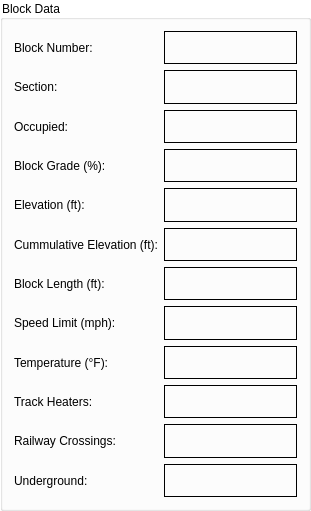
     <widget class="QGroupBox" name="groupBox_2">
      <property name="geometry">
       <rect>
        <x>670</x>
        <y>110</y>
        <width>311</width>
        <height>511</height>
       </rect>
      </property>
      <property name="styleSheet">
       <string notr="true">QGroupBox {
    background-color: white;
}
</string>
      </property>
      <property name="title">
       <string>Block Data</string>
      </property>
      <layout class="QGridLayout" name="gridLayout_39">
       <item row="6" column="0">
        <widget class="QLabel" name="label_135">
         <property name="styleSheet">
          <string notr="true">background-color: rgb(white);</string>
         </property>
         <property name="frameShape">
          <enum>QFrame::NoFrame</enum>
         </property>
         <property name="text">
          <string>Block Length (ft):</string>
         </property>
        </widget>
       </item>
       <item row="0" column="0">
        <widget class="QLabel" name="label_138">
         <property name="styleSheet">
          <string notr="true">background-color: rgb(white);</string>
         </property>
         <property name="frameShape">
          <enum>QFrame::NoFrame</enum>
         </property>
         <property name="text">
          <string>Block Number:</string>
         </property>
        </widget>
       </item>
       <item row="5" column="1">
        <widget class="QLabel" name="cumm_elevation">
         <property name="styleSheet">
          <string notr="true">background-color: rgb(white);</string>
         </property>
         <property name="frameShape">
          <enum>QFrame::Box</enum>
         </property>
         <property name="text">
          <string/>
         </property>
        </widget>
       </item>
       <item row="5" column="0">
        <widget class="QLabel" name="label_139">
         <property name="styleSheet">
          <string notr="true">background-color: rgb(white);</string>
         </property>
         <property name="frameShape">
          <enum>QFrame::NoFrame</enum>
         </property>
         <property name="text">
          <string>Cummulative Elevation (ft):</string>
         </property>
        </widget>
       </item>
       <item row="10" column="0">
        <widget class="QLabel" name="label_143">
         <property name="styleSheet">
          <string notr="true">background-color: rgb(white);</string>
         </property>
         <property name="frameShape">
          <enum>QFrame::NoFrame</enum>
         </property>
         <property name="text">
          <string>Railway Crossings:</string>
         </property>
        </widget>
       </item>
       <item row="6" column="1">
        <widget class="QLabel" name="length_in">
         <property name="styleSheet">
          <string notr="true">background-color: rgb(white);</string>
         </property>
         <property name="frameShape">
          <enum>QFrame::Box</enum>
         </property>
         <property name="text">
          <string/>
         </property>
        </widget>
       </item>
       <item row="2" column="0">
        <widget class="QLabel" name="label_133">
         <property name="styleSheet">
          <string notr="true">background-color: rgb(white);</string>
         </property>
         <property name="frameShape">
          <enum>QFrame::NoFrame</enum>
         </property>
         <property name="text">
          <string>Occupied:</string>
         </property>
        </widget>
       </item>
       <item row="10" column="1">
        <widget class="QLabel" name="cross_out">
         <property name="styleSheet">
          <string notr="true">background-color: rgb(white);</string>
         </property>
         <property name="frameShape">
          <enum>QFrame::Box</enum>
         </property>
         <property name="text">
          <string/>
         </property>
        </widget>
       </item>
       <item row="4" column="1">
        <widget class="QLabel" name="elevation_in">
         <property name="styleSheet">
          <string notr="true">background-color: rgb(white);</string>
         </property>
         <property name="frameShape">
          <enum>QFrame::Box</enum>
         </property>
         <property name="text">
          <string/>
         </property>
        </widget>
       </item>
       <item row="0" column="1">
        <widget class="QLabel" name="block_num_in">
         <property name="styleSheet">
          <string notr="true">background-color: rgb(white);</string>
         </property>
         <property name="frameShape">
          <enum>QFrame::Box</enum>
         </property>
         <property name="text">
          <string/>
         </property>
        </widget>
       </item>
       <item row="9" column="0">
        <widget class="QLabel" name="label_136">
         <property name="styleSheet">
          <string notr="true">background-color: rgb(white);</string>
         </property>
         <property name="frameShape">
          <enum>QFrame::NoFrame</enum>
         </property>
         <property name="text">
          <string>Track Heaters:</string>
         </property>
        </widget>
       </item>
       <item row="11" column="0">
        <widget class="QLabel" name="label_141">
         <property name="styleSheet">
          <string notr="true">background-color: rgb(white);</string>
         </property>
         <property name="frameShape">
          <enum>QFrame::NoFrame</enum>
         </property>
         <property name="text">
          <string>Underground:</string>
         </property>
        </widget>
       </item>
       <item row="8" column="1">
        <widget class="QLabel" name="temp_out">
         <property name="styleSheet">
          <string notr="true">background-color: rgb(white);</string>
         </property>
         <property name="frameShape">
          <enum>QFrame::Box</enum>
         </property>
         <property name="text">
          <string/>
         </property>
        </widget>
       </item>
       <item row="3" column="1">
        <widget class="QLabel" name="grade_in">
         <property name="styleSheet">
          <string notr="true">background-color: rgb(white);</string>
         </property>
         <property name="frameShape">
          <enum>QFrame::Box</enum>
         </property>
         <property name="text">
          <string/>
         </property>
        </widget>
       </item>
       <item row="1" column="1">
        <widget class="QLabel" name="section_in">
         <property name="styleSheet">
          <string notr="true">background-color: rgb(white);</string>
         </property>
         <property name="frameShape">
          <enum>QFrame::Box</enum>
         </property>
         <property name="text">
          <string/>
         </property>
        </widget>
       </item>
       <item row="8" column="0">
        <widget class="QLabel" name="label_142">
         <property name="styleSheet">
          <string notr="true">background-color: rgb(white);</string>
         </property>
         <property name="frameShape">
          <enum>QFrame::NoFrame</enum>
         </property>
         <property name="text">
          <string>Temperature (°F):</string>
         </property>
        </widget>
       </item>
       <item row="11" column="1">
        <widget class="QLabel" name="under_out">
         <property name="sizePolicy">
          <sizepolicy hsizetype="Minimum" vsizetype="Minimum">
           <horstretch>0</horstretch>
           <verstretch>0</verstretch>
          </sizepolicy>
         </property>
         <property name="minimumSize">
          <size>
           <width>64</width>
           <height>25</height>
          </size>
         </property>
         <property name="styleSheet">
          <string notr="true">background-color: rgb(white);</string>
         </property>
         <property name="frameShape">
          <enum>QFrame::Box</enum>
         </property>
         <property name="text">
          <string/>
         </property>
        </widget>
       </item>
       <item row="3" column="0">
        <widget class="QLabel" name="label_144">
         <property name="styleSheet">
          <string notr="true">background-color: rgb(white);</string>
         </property>
         <property name="frameShape">
          <enum>QFrame::NoFrame</enum>
         </property>
         <property name="text">
          <string>Block Grade (%):</string>
         </property>
        </widget>
       </item>
       <item row="1" column="0">
        <widget class="QLabel" name="label_134">
         <property name="styleSheet">
          <string notr="true">background-color: rgb(white);</string>
         </property>
         <property name="frameShape">
          <enum>QFrame::NoFrame</enum>
         </property>
         <property name="text">
          <string>Section: </string>
         </property>
        </widget>
       </item>
       <item row="7" column="0">
        <widget class="QLabel" name="label_140">
         <property name="styleSheet">
          <string notr="true">background-color: rgb(white);</string>
         </property>
         <property name="frameShape">
          <enum>QFrame::NoFrame</enum>
         </property>
         <property name="text">
          <string>Speed Limit (mph):</string>
         </property>
        </widget>
       </item>
       <item row="2" column="1">
        <widget class="QLabel" name="occupancy_in">
         <property name="styleSheet">
          <string notr="true">background-color: rgb(white);</string>
         </property>
         <property name="frameShape">
          <enum>QFrame::Box</enum>
         </property>
         <property name="text">
          <string/>
         </property>
        </widget>
       </item>
       <item row="9" column="1">
        <widget class="QLabel" name="heaters_out">
         <property name="sizePolicy">
          <sizepolicy hsizetype="Preferred" vsizetype="Preferred">
           <horstretch>0</horstretch>
           <verstretch>0</verstretch>
          </sizepolicy>
         </property>
         <property name="minimumSize">
          <size>
           <width>64</width>
           <height>25</height>
          </size>
         </property>
         <property name="styleSheet">
          <string notr="true">background-color: rgb(white);</string>
         </property>
         <property name="frameShape">
          <enum>QFrame::Box</enum>
         </property>
         <property name="text">
          <string/>
         </property>
        </widget>
       </item>
       <item row="4" column="0">
        <widget class="QLabel" name="label_137">
         <property name="styleSheet">
          <string notr="true">background-color: rgb(white);</string>
         </property>
         <property name="frameShape">
          <enum>QFrame::NoFrame</enum>
         </property>
         <property name="text">
          <string>Elevation (ft):</string>
         </property>
        </widget>
       </item>
       <item row="7" column="1">
        <widget class="QLabel" name="speed_in">
         <property name="styleSheet">
          <string notr="true">background-color: rgb(white);</string>
         </property>
         <property name="frameShape">
          <enum>QFrame::Box</enum>
         </property>
         <property name="text">
          <string/>
         </property>
        </widget>
       </item>
      </layout>
     </widget>
